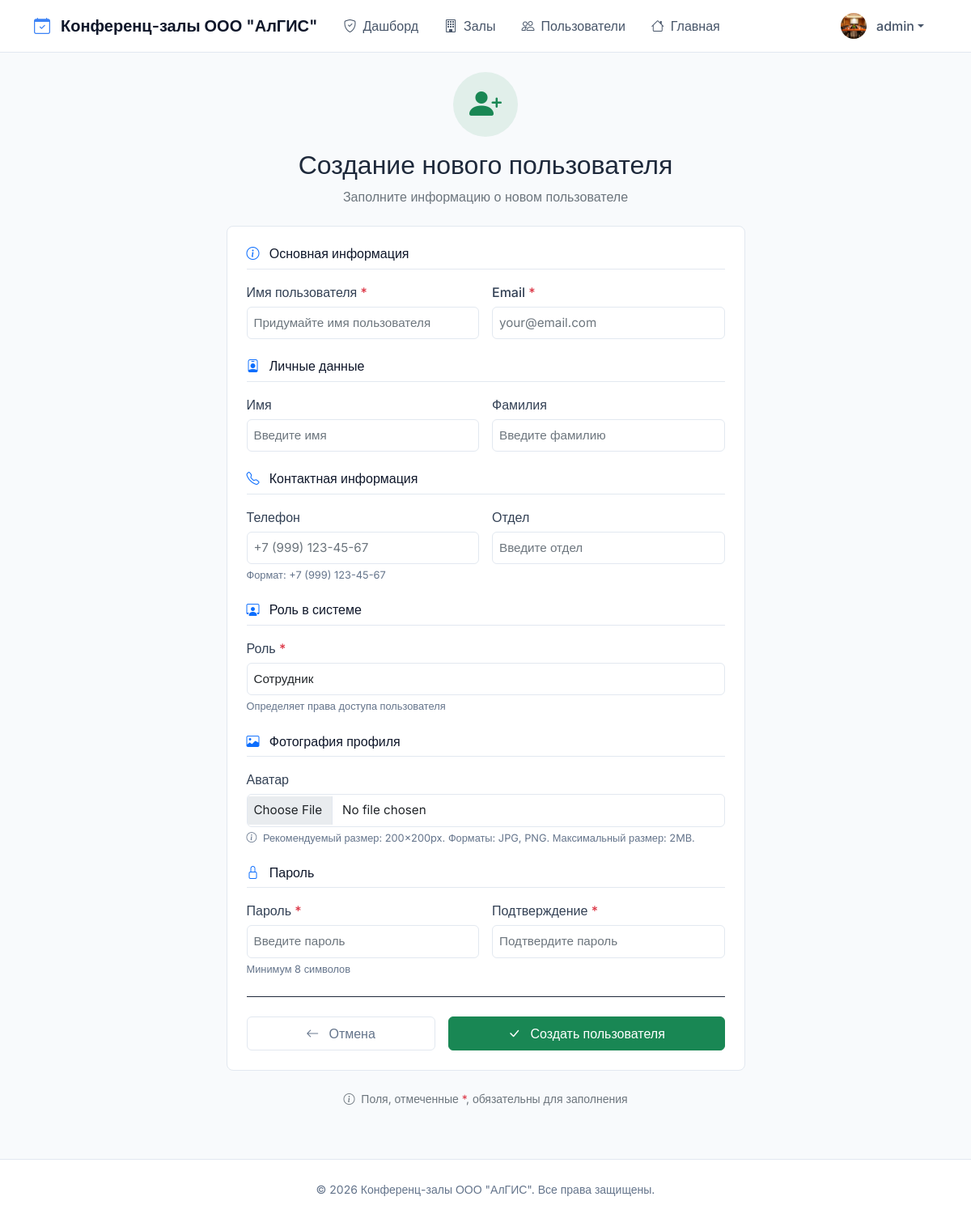
Screenshot of /moderator/users/create/ (signed in) with the database file from the repository.
### bookings/models.py (models this page shows, shortened)
class User(AbstractUser):
    ROLE_CHOICES = (
        ('moderator', 'Модератор'),
        ('requester', 'Заявитель'),
        ('employee', 'Сотрудник'),
    )
    role = models.CharField(max_length=20, choices=ROLE_CHOICES, default='employee', verbose_name="Роль")
    phone = models.CharField(max_length=20, blank=True, verbose_name="Телефон")
    department = models.CharField(max_length=100, blank=True, verbose_name="Отдел")
    avatar = models.ImageField(upload_to='avatars/', blank=True, null=True, verbose_name="Аватар")
    def get_full_name(self):
        if self.first_name and self.last_name:
            return f"{self.first_name} {self.last_name}"
        return self.username
    class Meta:
        verbose_name = "Пользователь"
        verbose_name_plural = "Пользователи"

### bookings/views.py (the view)
# urls.py: path('moderator/users/create/', views.create_user, name='create_user'),
@moderator_required
def create_user(request):
    if request.method == 'POST':
        form = UserRegistrationForm(request.POST, request.FILES)
        if form.is_valid():
            try:
                user = form.save()
                messages.success(request, f"Пользователь {user.username} создан")
                return redirect('bookings:user_management')
            except Exception as e:
                messages.error(request, f"Ошибка: {str(e)}")
        else:
            for field, errors in form.errors.items():
                for error in errors:
                    messages.error(request, error)
    else:
        form = UserRegistrationForm()
    return render(request, 'bookings/user_create.html', {
        'form': form,
        'title': 'Создание нового пользователя'
    })

### bookings/templates/bookings/user_create.html (shortened to what this page needs)
{% extends 'bookings/base.html' %}
{% load static %}
{% block content %}
<div class="row justify-content-center">
    <div class="col-md-8 col-lg-7">
        <div class="text-center mb-4">
            <div class="bg-success bg-opacity-10 rounded-circle d-inline-flex p-3 mb-3">
                <i class="bi bi-person-plus-fill text-success fs-1"></i>
            </div>
            <h2 class="fw-semibold mb-2">{{ title }}</h2>
            <p class="text-secondary">Заполните информацию о новом пользователе</p>
        </div>
        <div class="border rounded-3 bg-white p-4">
            <form method="post" enctype="multipart/form-data" novalidate>
                <div class="mb-4">
                    <h6 class="fw-medium mb-3">
                        <i class="bi bi-info-circle text-primary me-2"></i>
                        Основная информация
                    </h6>
                    <div class="row g-3">
                        <div class="col-md-6">
                            <label for="{{ form.username.id_for_label }}" class="form-label fw-medium">
                                Имя пользователя <span class="text-danger">*</span>
                            </label>
                            {{ form.username }}
                        </div>
                        <div class="col-md-6">
                            <label for="{{ form.email.id_for_label }}" class="form-label fw-medium">
                                Email <span class="text-danger">*</span>
                            </label>
                            {{ form.email }}
                        </div>
                    </div>
                </div>
                <div class="mb-4">
                    <h6 class="fw-medium mb-3">
                        <i class="bi bi-person-badge text-primary me-2"></i>
                        Личные данные
                    </h6>
                    <div class="row g-3">
                        <div class="col-md-6">
                            <label for="{{ form.first_name.id_for_label }}" class="form-label fw-medium">
                                Имя
                            </label>
                            {{ form.first_name }}
                        </div>
                        <div class="col-md-6">
                            <label for="{{ form.last_name.id_for_label }}" class="form-label fw-medium">
                                Фамилия
                            </label>
                            {{ form.last_name }}
                        </div>
                    </div>
                </div>
                <div class="mb-4">
                    <h6 class="fw-medium mb-3">
                        <i class="bi bi-telephone text-primary me-2"></i>
                        Контактная информация
                    </h6>
                    <div class="row g-3">
                        <div class="col-md-6">
                            <label for="{{ form.phone.id_for_label }}" class="form-label fw-medium">
                                Телефон
                            </label>
                            {{ form.phone }}
                            <div class="form-text">Формат: +7 (999) 123-45-67</div>
                        </div>
                        <div class="col-md-6">
                            <label for="{{ form.department.id_for_label }}" class="form-label fw-medium">
                                Отдел
                            </label>
                            {{ form.department }}
                        </div>
                    </div>
                </div>
                <div class="mb-4">
                    <h6 class="fw-medium mb-3">
                        <i class="bi bi-person-workspace text-primary me-2"></i>
                        Роль в системе
                    </h6>
                    <div>
                        <label for="{{ form.role.id_for_label }}" class="form-label fw-medium">
                            Роль <span class="text-danger">*</span>
                        </label>
                        {{ form.role }}
                        <div class="form-text">Определяет права доступа пользователя</div>
                    </div>
                </div>
                <div class="mb-4">
                    <h6 class="fw-medium mb-3">
                        <i class="bi bi-image text-primary me-2"></i>
                        Фотография профиля
                    </h6>
                    <label for="{{ form.avatar.id_for_label }}" class="form-label fw-medium">
                        Аватар
                    </label>
                    {{ form.avatar }}
                    <div class="form-text">
                        <i class="bi bi-info-circle me-1"></i>
                        Рекомендуемый размер: 200×200px. Форматы: JPG, PNG. Максимальный размер: 2MB.
                    </div>
                </div>
                <div class="mb-4">
                    <h6 class="fw-medium mb-3">
                        <i class="bi bi-lock text-primary me-2"></i>
                        Пароль
                    </h6>
                    <div class="row g-3">
                        <div class="col-md-6">
                            <label for="{{ form.password.id_for_label }}" class="form-label fw-medium">
                                Пароль <span class="text-danger">*</span>
                            </label>
                            {{ form.password }}
                            <div class="form-text">Минимум 8 символов</div>
                        </div>
                        <div class="col-md-6">
                            <label for="{{ form.password_confirm.id_for_label }}" class="form-label fw-medium">
                                Подтверждение <span class="text-danger">*</span>
                            </label>
                            {{ form.password_confirm }}
                        </div>
                    </div>
                </div>
                <hr class="my-4">
                <div class="d-flex gap-3">
                    <a href="{% url 'bookings:user_management' %}" class="btn btn-outline-secondary flex-fill py-2">
                        <i class="bi bi-arrow-left me-2"></i>
                        Отмена
                    </a>
                    <button type="submit" class="btn btn-success flex-fill py-2">
                        <i class="bi bi-check-lg me-2"></i>
                        Создать пользователя
                    </button>
                </div>
            </form>
        </div>
        <div class="text-center mt-4">
            <p class="small text-secondary">
                <i class="bi bi-info-circle me-1"></i>
                Поля, отмеченные <span class="text-danger">*</span>, обязательны для заполнения
            </p>
        </div>
    </div>
</div>
{% endblock %}

### bookings/templates/bookings/base.html (shortened to what this page needs)
<!DOCTYPE html>
<html lang="ru">
<head>
    <link href="https://cdn.jsdelivr.net/npm/bootstrap@5.1.3/dist/css/bootstrap.min.css" rel="stylesheet">
    <link rel="stylesheet" href="https://cdn.jsdelivr.net/npm/bootstrap-icons@1.8.1/font/bootstrap-icons.css">
    {% load static %}
    <link rel="stylesheet" href="{% static 'bookings/css/style.css' %}">
</head>
<body>
    <nav class="navbar navbar-expand-lg">
        <div class="container">
            <a class="navbar-brand" href="{% url 'bookings:index' %}">
                <i class="bi bi-calendar-check"></i>
                <span class="d-none d-sm-inline">Конференц-залы ООО "АлГИС"</span>
            </a>
            <div class="collapse navbar-collapse" id="navbarNav">
                <ul class="navbar-nav me-auto">
                    {% if user.is_authenticated %}
                        {% if user.role == 'moderator' %}
                            <li class="nav-item">
                                <a class="nav-link {% if request.resolver_match.url_name == 'moderator_dashboard' %}active{% endif %}"
                                   href="{% url 'bookings:moderator_dashboard' %}">
                                    <i class="bi bi-shield-check"></i>Дашборд
                                </a>
                            </li>
                            <li class="nav-item">
                                <a class="nav-link {% if request.resolver_match.url_name == 'room_management' %}active{% endif %}"
                                   href="{% url 'bookings:room_management' %}">
                                    <i class="bi bi-building"></i>Залы
                                </a>
                            </li>
                            <li class="nav-item">
                                <a class="nav-link {% if request.resolver_match.url_name == 'user_management' %}active{% endif %}"
                                   href="{% url 'bookings:user_management' %}">
                                    <i class="bi bi-people"></i>Пользователи
                                </a>
                            </li>
                        {% endif %}
                        <li class="nav-item">
                            <a class="nav-link" href="{% url 'bookings:index' %}">
                                <i class="bi bi-house"></i><span class="d-none d-sm-inline">Главная</span>
                            </a>
                        </li>
                    {% endif %}
                </ul>
                <ul class="navbar-nav">
                    {% if user.is_authenticated %}
                        <li class="nav-item dropdown">
                            <a class="nav-link dropdown-toggle" href="#" id="userDropdown" role="button"
                               data-bs-toggle="dropdown" aria-expanded="false">
                                {% if user.avatar and user.avatar.url %}
                                    <img src="{{ user.avatar.url }}" class="avatar-image" alt="{{ user.username }}">
                                {% else %}
                                    <div class="avatar-circle">
                                        {{ user.username|first|upper }}
                                    </div>
                                {% endif %}
                                <span class="user-name d-none d-lg-inline">{{ user.get_full_name|default:user.username }}</span>
                            </a>
                        </li>
                    {% endif %}
                </ul>
            </div>
        </div>
    </nav>
    <main class="container mt-4">
        {% block content %}
        {% endblock %}
    </main>
    <footer class="footer mt-5 py-4">
        <div class="container text-center">
            <span class="small">© 2026 Конференц-залы ООО "АлГИС". Все права защищены.</span>
        </div>
    </footer>
</body>
</html>

### bookings/static/bookings/css/style.css (style rules this page uses)
* { margin: 0; padding: 0; box-sizing: border-box; }
:root { --primary: #3b82f6; --primary-dark: #2563eb; --secondary: #64748b; --success: #22c55e; --danger: #ef4444; --warning: #f59e0b; --info: #3b82f6; --light: #f8fafc; --dark: #0f172a; --border: #e2e8f0; }
.form-label { font-weight: 500; color: var(--dark); margin-bottom: 0.5rem; }
.btn { padding: 0.5rem 1rem; font-weight: 500; border-radius: 0.375rem; }
.btn-outline-secondary { border: 1px solid #e2e8f0; color: #64748b; }
.border { border: 1px solid #e2e8f0 !important; }
.rounded-3 { border-radius: 0.5rem !important; }
.form-select, .form-control { border: 1px solid #e2e8f0; border-radius: 0.375rem; padding: 0.5rem; font-size: 0.95rem; }
.form-label { color: #475569; margin-bottom: 0.375rem; }
.bg-opacity-10 { --bs-bg-opacity: 0.1; }
.rounded-circle { width: 80px; height: 80px; display: inline-flex; align-items: center; justify-content: center; }
.btn-outline-secondary { border: 1px solid #e2e8f0; color: #64748b; background-color: #ffffff; transition: all 0.2s; }
h6.fw-medium { color: #0f172a; border-bottom: 1px solid #e2e8f0; padding-bottom: 0.5rem; margin-bottom: 1rem; }
.form-control, .form-select { border: 1px solid #e2e8f0; border-radius: 0.375rem; padding: 0.5rem 0.75rem; font-size: 0.95rem; transition: all 0.2s; }
.form-label { color: #334155; margin-bottom: 0.375rem; }
.form-text { color: #64748b; font-size: 0.8rem; margin-top: 0.25rem; }
.rounded-3 { border-radius: 0.5rem; }
hr { border-color: #e2e8f0; opacity: 1; }

### bookings/templates/bookings/base.html (style rules this page uses)
body { font-family: 'Inter', sans-serif; background-color: #f8fafc; color: #1e293b; }
.navbar { background-color: #ffffff !important; border-bottom: 1px solid #e2e8f0; padding: 0.5rem 0; }
.navbar-brand { color: #0f172a !important; font-weight: 600; font-size: 1.25rem; }
.navbar-brand i { color: #3b82f6; margin-right: 0.5rem; }
.nav-link { color: #475569 !important; font-weight: 500; padding: 0.5rem 1rem !important; border-radius: 0.375rem; transition: all 0.2s; }
.nav-link i { margin-right: 0.5rem; }
.footer { background-color: #ffffff !important; border-top: 1px solid #e2e8f0; color: #64748b; }
.btn { font-weight: 500; padding: 0.5rem 1rem; border-radius: 0.375rem; transition: all 0.2s; }
.form-control, .form-select { border: 1px solid #e2e8f0; border-radius: 0.375rem; padding: 0.5rem; }
.avatar-image { width: 32px; height: 32px; border-radius: 50%; object-fit: cover; margin-right: 0.5rem; }
.dropdown-toggle { display: flex; align-items: center; }
.user-name { margin-left: 0.25rem; }

### rows the page displays
User: avatar (picture), get_full_name "admin"

### other values shown
{{ title }} "Создание нового пользователя"
